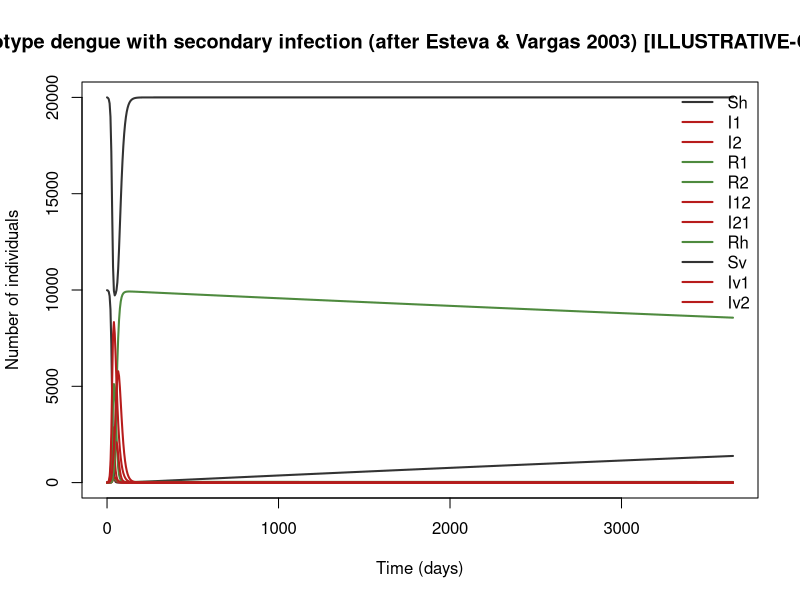

This figure's R source:
## Two-serotype dengue with secondary infection (after Esteva & Vargas 2003) [ILLUSTRATIVE-COMPOSITE]
## Dengue (DENV, two co-circulating serotypes), tropical urban settings.
## Parameter values: 0 of 8 checked against the source; the rest are recalled or illustrative.
##
## Generated from a compartmental model diagram (model format v1).
## Regenerating from the same diagram always gives this exact file.
##
## Compartments: Sh, I1, I2, R1, R2, I12, I21, Rh, Sv, Iv1, Iv2
## Flows (time unit: days):
##   (outside) -> Sh   : mu_h * Nh
##   Sh -> I1          : lam1 * Sh
##   Sh -> I2          : lam2 * Sh
##   I1 -> R1          : gam_h * I1
##   I2 -> R2          : gam_h * I2
##   R1 -> I12         : x_sec * lam2 * R1
##   R2 -> I21         : x_sec * lam1 * R2
##   I12 -> Rh         : gam_h * I12
##   I21 -> Rh         : gam_h * I21
##   Sh -> (outside)   : mu_h * Sh
##   I1 -> (outside)   : mu_h * I1
##   I2 -> (outside)   : mu_h * I2
##   R1 -> (outside)   : mu_h * R1
##   R2 -> (outside)   : mu_h * R2
##   I12 -> (outside)  : mu_h * I12
##   I21 -> (outside)  : mu_h * I21
##   Rh -> (outside)   : mu_h * Rh
##   (outside) -> Sv   : A_v
##   Sv -> Iv1         : lamv1 * Sv
##   Sv -> Iv2         : lamv2 * Sv
##   Sv -> (outside)   : mu_v * Sv
##   Iv1 -> (outside)  : mu_v * Iv1
##   Iv2 -> (outside)  : mu_v * Iv2

library(deSolve)

# ---- Time ------------------------------------------------------------
times <- seq(0, 3650, by = 5)  # days

# ---- Parameters ------------------------------------------------------
parameters <- c(
  a_bite = 0.5,    # biting rate (1/day)
  p_vh = 0.5,      # mosquito → human per-bite transmission probability
  p_hv = 0.5,      # human → mosquito per-bite transmission probability
  gam_h = 0.1429,  # recovery rate (7-day viraemia) (1/day)
  mu_h = 4.2e-5,   # human birth/death rate (65-year life) (1/day)
  mu_v = 0.0714,   # mosquito death rate (14-day life) (1/day)
  A_v = 1428,      # mosquito recruitment, = mu_v × 20000 (mosquitoes/day)
  x_sec = 1.0      # susceptibility of R1/R2 to the heterologous serotype relative to Sh. Esteva & Vargas's enhancement factor; values >1 model ADE.
)

# ---- Initial conditions ----------------------------------------------
state <- c(
  Sh = 9989,   # susceptible to both serotypes
  I1 = 10,     # primary infection with serotype 1
  I2 = 1,      # primary infection with serotype 2
  R1 = 0,      # recovered from serotype 1, susceptible to serotype 2
  R2 = 0,      # recovered from serotype 2, susceptible to serotype 1
  I12 = 0,     # secondary infection with serotype 2 after serotype 1
  I21 = 0,     # secondary infection with serotype 1 after serotype 2
  Rh = 0,      # immune to both
  Sv = 20000,  # susceptible mosquitoes
  Iv1 = 0,     # mosquitoes infectious with serotype 1
  Iv2 = 0      # mosquitoes infectious with serotype 2
)

# ---- Model equations -------------------------------------------------
dengue_two_serotype_model <- function(t, state, parameters) {
  with(as.list(c(state, parameters)), {
    # Total population
    N <- Sh + I1 + I2 + R1 + R2 + I12 + I21 + Rh

    # Derived quantities
    Nh <- Sh + I1 + I2 + R1 + R2 + I12 + I21 + Rh
    Nv <- Sv + Iv1 + Iv2
    lam1 <- a_bite * p_vh * Iv1 / Nh          # human force of infection, serotype 1
    lam2 <- a_bite * p_vh * Iv2 / Nh          # human force of infection, serotype 2
    lamv1 <- a_bite * p_hv * (I1 + I21) / Nh  # mosquito force of infection, serotype 1
    lamv2 <- a_bite * p_hv * (I2 + I12) / Nh  # mosquito force of infection, serotype 2

    # Rates of change
    dSh <- mu_h * Nh - lam1 * Sh - lam2 * Sh - mu_h * Sh
    dI1 <- lam1 * Sh - gam_h * I1 - mu_h * I1
    dI2 <- lam2 * Sh - gam_h * I2 - mu_h * I2
    dR1 <- gam_h * I1 - x_sec * lam2 * R1 - mu_h * R1
    dR2 <- gam_h * I2 - x_sec * lam1 * R2 - mu_h * R2
    dI12 <- x_sec * lam2 * R1 - gam_h * I12 - mu_h * I12
    dI21 <- x_sec * lam1 * R2 - gam_h * I21 - mu_h * I21
    dRh <- gam_h * I12 + gam_h * I21 - mu_h * Rh
    dSv <- A_v - lamv1 * Sv - lamv2 * Sv - mu_v * Sv
    dIv1 <- lamv1 * Sv - mu_v * Iv1
    dIv2 <- lamv2 * Sv - mu_v * Iv2

    list(c(dSh, dI1, dI2, dR1, dR2, dI12, dI21, dRh, dSv, dIv1, dIv2))
  })
}

# ---- Solve -----------------------------------------------------------
out <- ode(y = state, times = times, func = dengue_two_serotype_model, parms = parameters)
out <- as.data.frame(out)

# ---- Plot ------------------------------------------------------------
compartment_cols <- c(Sh = "#333333", I1 = "#B71C1C", I2 = "#B71C1C", R1 = "#4E8A3E", R2 = "#4E8A3E", I12 = "#B71C1C", I21 = "#B71C1C", Rh = "#4E8A3E", Sv = "#333333", Iv1 = "#B71C1C", Iv2 = "#B71C1C")
matplot(out$time, out[, names(compartment_cols)], type = "l", lty = 1, lwd = 2,
        col = compartment_cols, xlab = "Time (days)", ylab = "Number of individuals",
        main = "Two-serotype dengue with secondary infection (after Esteva & Vargas 2003) [ILLUSTRATIVE-COMPOSITE]")
legend("topright", legend = names(compartment_cols), col = compartment_cols,
       lty = 1, lwd = 2, bty = "n")
